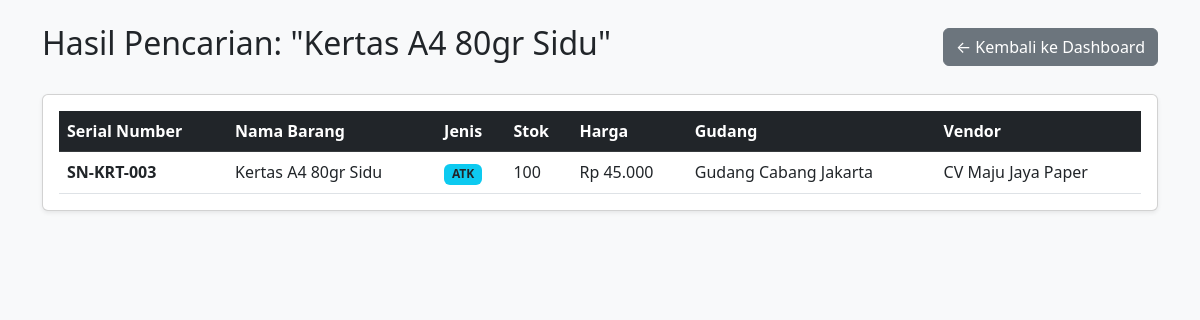
Page /actions/search_barang.php?keyword=Kertas A4 80gr Sidu on the committed database.
### tables this page shows
CREATE TABLE `inventory` (
  `id_barang` int NOT NULL,
  `serial_number` varchar(100) NOT NULL,
  `nama_barang` varchar(100) NOT NULL,
  `jenis_barang` varchar(50) NOT NULL,
  `kuantitas_stok` int DEFAULT '0',
  `harga` decimal(12,2) DEFAULT '0.00',
  `id_gudang` int DEFAULT NULL,
  `id_vendor` int DEFAULT NULL
);

CREATE TABLE `storage_unit` (
  `id_gudang` int NOT NULL,
  `nama_gudang` varchar(100) NOT NULL,
  `lokasi` text NOT NULL
);

CREATE TABLE `vendor` (
  `id_vendor` int NOT NULL,
  `nama` varchar(100) NOT NULL,
  `kontak` varchar(20) DEFAULT NULL,
  `nama_barang` varchar(100) DEFAULT NULL
);

### actions/search_barang.php (the view, shortened to what this page needs)
<?php
require_once '../config/koneksi.php';
$keyword = trim($_GET['keyword'] ?? '');
$query = "SELECT i.*, s.nama_gudang, v.nama AS nama_vendor
          FROM inventory i
          LEFT JOIN storage_unit s ON i.id_gudang = s.id_gudang
          LEFT JOIN vendor v ON i.id_vendor = v.id_vendor
          WHERE i.nama_barang LIKE :keyword OR i.serial_number LIKE :keyword";
$stmt = $pdo->prepare($query);
$stmt->execute([':keyword' => "%$keyword%"]);
$items = $stmt->fetchAll();
?>
<!DOCTYPE html>
<html lang="id">
<head>
    <link href="https://cdn.jsdelivr.net/npm/bootstrap@5.3.0/dist/css/bootstrap.min.css" rel="stylesheet">
</head>
<body class="bg-light">
<div class="container mt-4">
    <div class="d-flex justify-content-between align-items-center mb-4">
        <h2>Hasil Pencarian: "<?= htmlspecialchars($keyword) ?>"</h2>
        <a href="../views/index.php" class="btn btn-secondary">&larr; Kembali ke Dashboard</a>
    </div>
    <div class="card shadow-sm">
        <div class="card-body">
            <table class="table table-hover align-middle mb-0">
                <thead class="table-dark">
                    <tr>
                        <th>Serial Number</th>
                        <th>Nama Barang</th>
                        <th>Jenis</th>
                        <th>Stok</th>
                        <th>Harga</th>
                        <th>Gudang</th>
                        <th>Vendor</th>
                    </tr>
                </thead>
                <tbody>
                    <?php if (count($items) > 0): ?>
                        <?php foreach ($items as $item): ?>
                            <tr class="<?= $item['kuantitas_stok'] == 0 ? 'table-danger' : '' ?>">
                                <td><strong><?= htmlspecialchars($item['serial_number']) ?></strong></td>
                                <td><?= htmlspecialchars($item['nama_barang']) ?></td>
                                <td><span class="badge bg-info text-dark"><?= htmlspecialchars($item['jenis_barang']) ?></span></td>
                                <td>
                                    <?= htmlspecialchars($item['kuantitas_stok']) ?>
                                </td>
                                <td>Rp <?= number_format($item['harga'], 0, ',', '.') ?></td>
                                <td><?= htmlspecialchars($item['nama_gudang'] ?? '-') ?></td>
                                <td><?= htmlspecialchars($item['nama_vendor'] ?? '-') ?></td>
                            </tr>
                        <?php endforeach; ?>
                    <?php else: ?>
                        <tr>
                            <td colspan="7" class="text-center py-3 text-muted">Tidak ada barang yang cocok dengan kata kunci tersebut.</td>
                        </tr>
                    <?php endif; ?>
                </tbody>
            </table>
        </div>
    </div>
</div>
</body>
</html>

### rows in the picture
inventory: serial_number "SN-KRT-003", nama_barang "Kertas A4 80gr Sidu", jenis_barang "ATK", kuantitas_stok "100", harga "45.000", id_gudang.nama_gudang "Gudang Cabang Jakarta", id_vendor.nama "CV Maju Jaya Paper"

### other values in the picture
$keyword "Kertas A4 80gr Sidu"
